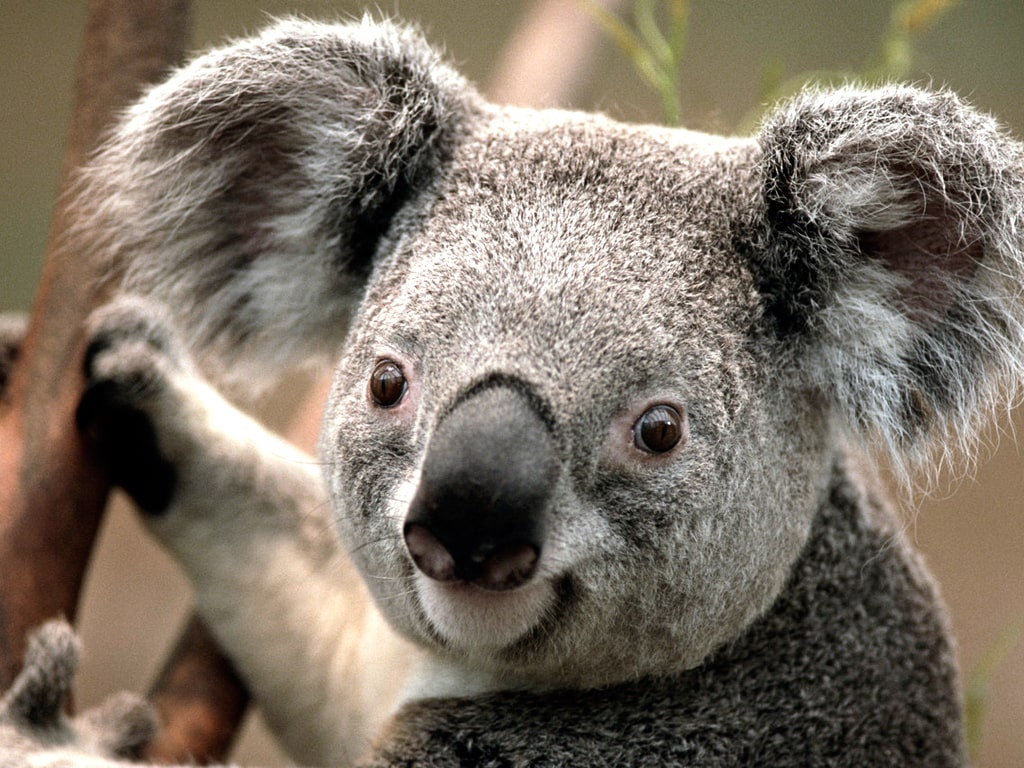
#> input picture Koala-min.jpg, 1024 x 768 px
$ python scratch2.py   (older library calls are emulated)
#> lines starting #> are read from the running program, lines starting #| are printed output that depends on the picture
import numpy as np
import cv2
import os
from PIL import Image
# import matplotlib.pyplot as plt

# img_filename = os.path.join(os.getcwd(), 'Koala-min.jpg')
# color_img = np.asarray(Image.open(img_filename)) / 255


kernel = np.array([[1., 1, 1], [1, 1, 1], [1, 1, 1]])
scaling_factor = 1./9
kernel = np.multiply(scaling_factor, kernel)


from scipy import linalg

rng = np.random.default_rng()

m, n = 9, 6

a = rng.standard_normal((m, n)) + 1.j*rng.standard_normal((m, n))

U, s, Vh = linalg.svd(kernel)
print(s)
print(U)
print(Vh)
print(U.shape)
k1 = np.dot(np.multiply(s[0], U[0][0]), Vh[0][0])
print(k1)

img_filename = os.path.join(os.getcwd(), 'Koala-min.jpg')

def processImage(image):
  image = cv2.imread(image)
#   image = cv2.cvtColor(src=image, code=cv2.COLOR_BGR2GRAY)
  img = np.sinc(image)
  return img


# img = processImage(img_filename)
# # cv2.imwrite('sinc.jpg', img)
# cv2.imshow('sinc ', img)
# cv2.waitKey(0)

# Load the image as grayscale
img = cv2.imread(img_filename, 0)
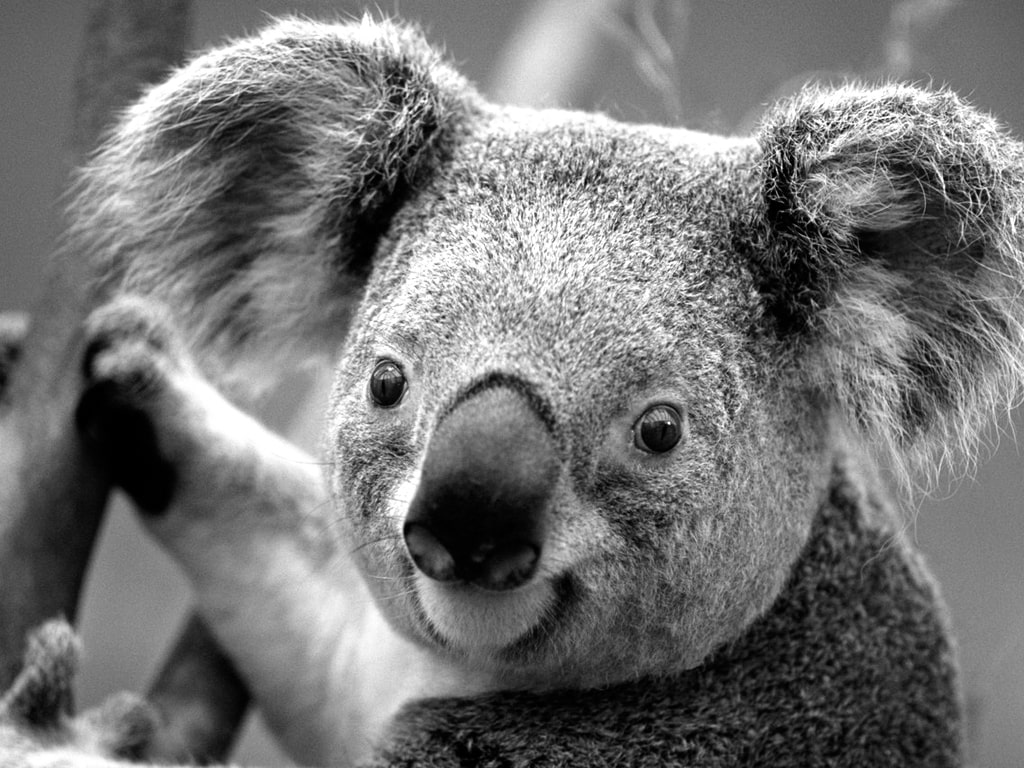
#> img: shape (768, 1024); min 0, max 255, mean 116.5
# Apply Gaussian Blur
blur = cv2.GaussianBlur(img,(3,3),0)

# Apply Laplacian operator in some higher datatype
laplacian = cv2.Laplacian(blur,cv2.CV_64F)
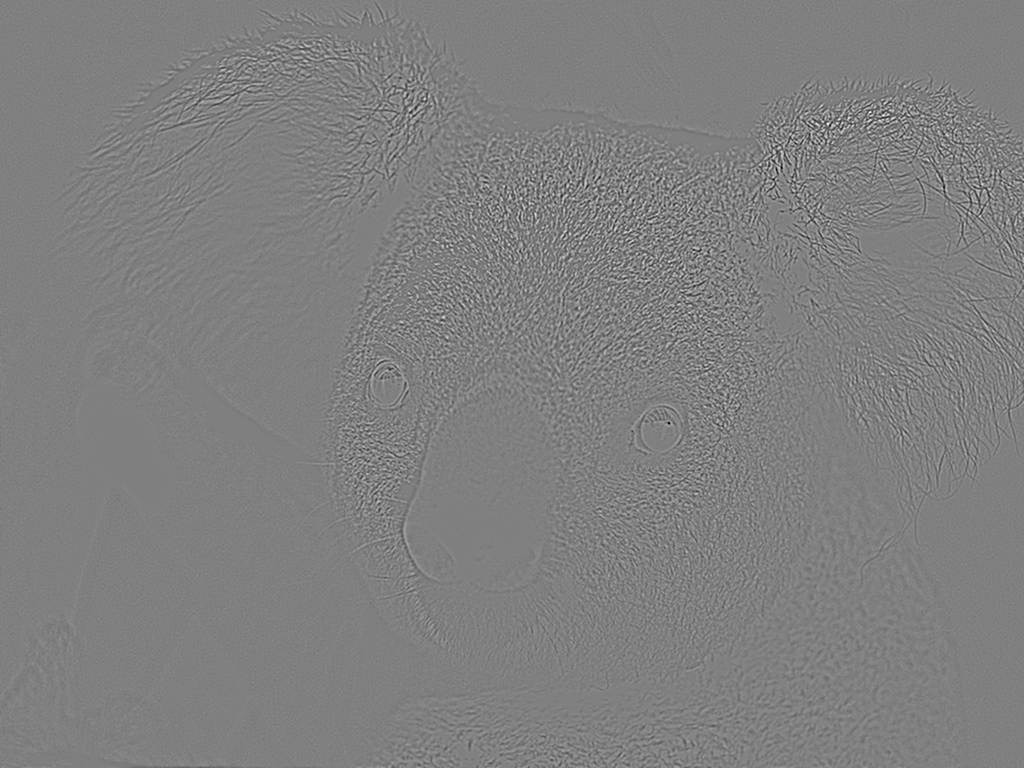
#> laplacian: shape (768, 1024) float64; min -144, max 143, mean 0; drawn with min black and max white

# display images
cv2.imshow('blur image', blur)
cv2.waitKey(0)
cv2.imshow('lap', laplacian)
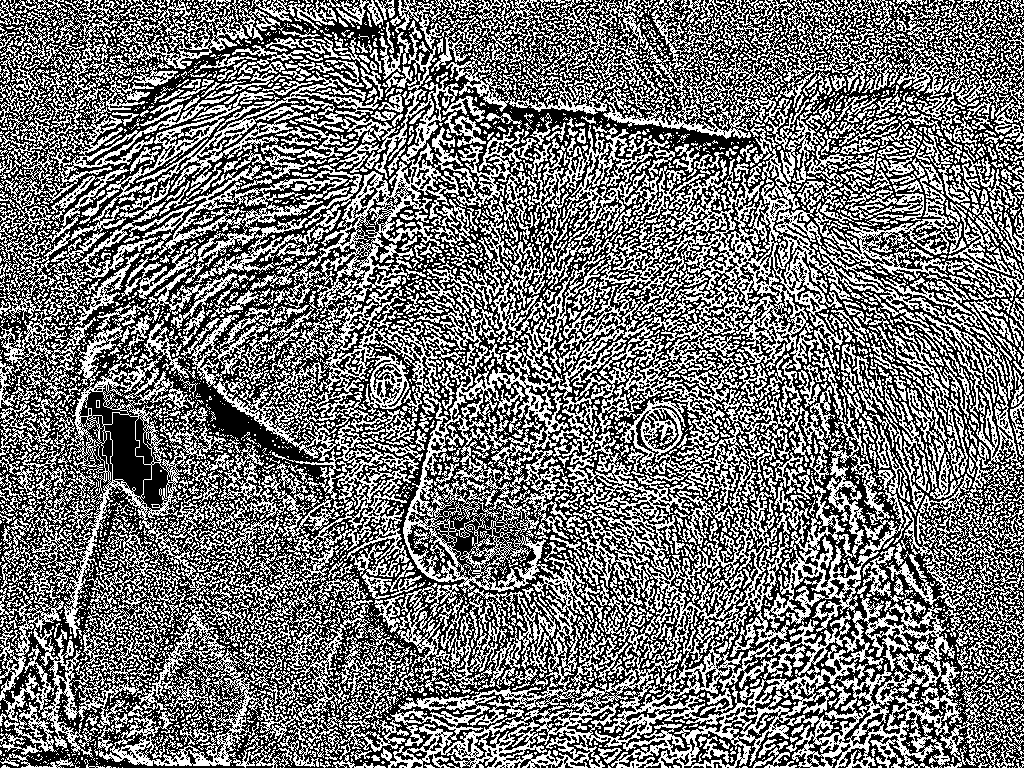
#> window 'lap': shape (768, 1024); 45.6% white in thin lines or dots
cv2.waitKey(0)
